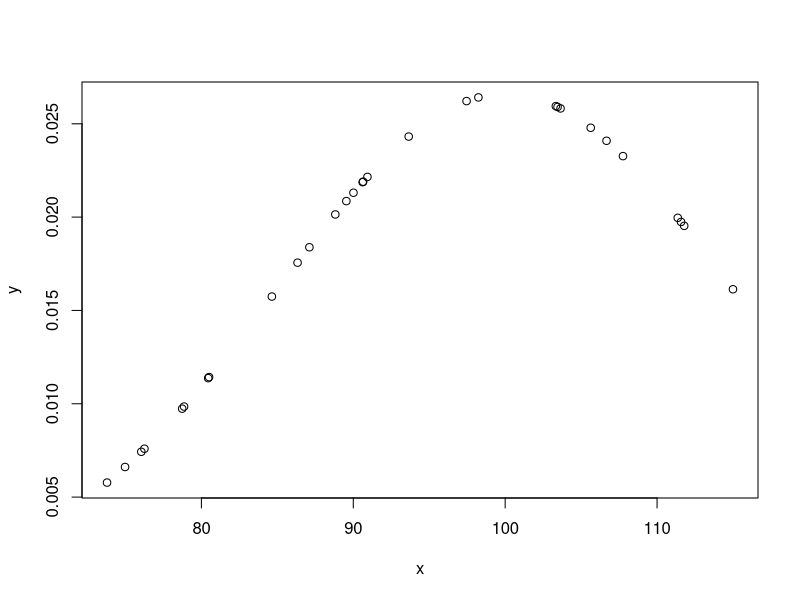

Write the R code that produced this figure.
## ---- chunk 1
X <- rnorm(100)
Y <- X + (rnorm(100)/2)
Z <- Y + (rnorm(100)/2)

#Solo nos permite correlación entre 2 varibles. 
# cor(X, Y, Z)

#Honestamente, es mejor trabajar con DF la mayor parte del tiempo. Ahorra tiempo y muchas veces 
# simplifica la vida. ¿Puede ser un poquito overkill? Si. Mejor que zozobre que no que zofalte.
df <- data.frame(X, Y, Z)

cor(df)
## ---- chunk 2
#Bolean
bol <-  c(TRUE, FALSE)

#Integer
int <- 1:3

#Double
dbl <- c(3.14, 2.71828, 6.022e23, 1.6618)

#Complex 
#A saber, hace falta indicar delante de 'i' una cifra para que sepa que es un número
# imaginario.
cplx <- c(1+1i, 0+1i, -2+3i, 7+5i, 11-13i)

#String
letr <- c("Esto", "es", "un", "texto", "breve", "en", "una variable de 7 elementos, ¡ja!")

#Como soy bastante perezoso comprobamos mediante un bucle for. Para ello, crearé una 
#lista con las variables y la recorreré con el bucle.
variables <- list(bol, int, dbl, cplx, letr)

# Usando str() directamente ya te indica el tipo, estrucutra y ¡hasta los primero elementos!,
# por lo que no lo voy a añadir al ejercicio. 
for (val in variables) { cat(paste(str(val), '\n' ))}

## ---- chunk 3
#Creamos una lista con bol, cplx y num. 
variables <- list(int, cplx, letr)
variables

df <- data.frame(bol, dbl)
df
## ---- chunk 4
#Vector atómico num
num <- 2:7
#Vector atómico char
letrs <- LETTERS[1:6]
#Lista
lst <- list(primero = 'uno', segundo = 'dos', tercero='Nada',
            cuarto= 'tres', quinto='membrillo', sexto='Mediana')
#DataFrames
df <- data.frame(num, letrs)
#Matricez
mtrx <- matrix(num, 2, 3)

#Tipo typeof(), clase class(), longitud length() y atributos attributes()
#Para ahorrar en codigo repetirmos la técnica del bucle.
#Creamos una lista que podamos recorrer con el bucle donde tambien asignamos
#nombres a las variables de ahí el 'num=num' el primer 'num' es el nombre, el
#segundo le asigna el 'contenido'.
variables <- list(num=num, letrs=letrs, lst=lst, df=df, mtrx=mtrx)

#Creamos el bucle.
for (var in variables){
  print(var)
  print(typeof(var))
  print(class(var))
  print(length(var))
  print(attributes(var))
  cat('\n')
  
}
## ---- chunk 5
names(num) <- LETTERS[1:6];num
#¿Porqué 6:11 y no 6:12? Por que el 6 inicial se incluye. 
names(letrs) <- 6:11;letrs 

#Ciudado, presta atención a los detalles. Estamos añadiendo nombres a las columnas del
# del df, ¡no valores!
names(df) <- c("Num", "letrs");str(df)

names(mtrx) <- LETTERS[1:6];mtrx
rm(lst)
lst <- list(num, letrs, df)
names(lst) <- c('num', 'letrs', 'df');lst

variables <- list(num=num, letrs=letrs, lst=lst, df=df, mtrx=mtrx)

#Luego consulta sus atributos y estructura… ¿otra vez? Lo suyo sería crear una funcóm o copiar el 
# codigo del ejercicio anterior ejemplo para hacela:
atrib <- function(variables){
  #Para ayudar a la legibilidad del output vamos a poner el nombre de la variable
  #al inicio. Para ello declaramos una variable n que actue de contador y recorra
  #la lista de nombres que devuelve la función names(), si de eso hablaba en el 
  #ejercicio anterior.
  n <- 1
  
  #En caso de duda '\n' es nueva linea o golpe de carro. '\' es un simbolo especial o de escape y le
  #indica a (en este caso) cat() que el siguiente caracter es especial.
  #Iniciamos el bucle
  for (var in variables){
    print(names(variables[n]))
    cat('\nEs de tipo: ',typeof(var))
    cat('\nEs de clase: ', class(var))
    cat('\nEs de longitud: ', length(var))
    #Por la estructura que tiene lo que nos devuelve la función attributes() usar
    # cat() no es una opción así que lo dejaremos así. Se puede ver que cat() y print
    # se comportan de forma distinta.
    cat('\nSus atributos son: \n')
    print(attributes(var))
    cat('\n')
  #Una vez terminado de implimir añadimos uno a n para que en la siguiente iteración
  #se imprima el nombre de la siguiente variable.
    n <- n+1
  }
}

#Para luego hacer la comprobación solo con esta linea de código.
atrib(variables)
## ---- chunk 6
mu <- 100
sigma <- 15
x <- rnorm(30, 100, 15)


y <- (1/(sigma*sqrt(2*pi)))*exp(-((x-mu)**2)/(2*sigma**2))

plot(x,y)
## ---- chunk 7
a1 <- c(1,2,3,4)
a3 <-  c(5,6,7)
#aviso, ya que los vectores son de distinta longitud por lo que para el último
# R usa el primero de la lista, vuelve a empezar.
a1+a3

#Aqui todo ok
m1 <- matrix(1:6, 2,3)

#aviso
#Peeero, aquí indicamos 5 valores en para una matriz 2x2, R pasa del último.
m2 <- matrix(4:8, 2,2)


#Tengo que comentar ambas lineas porque sino no compila Rmarkdown. 

#Error, no pudes sumar dos matricies 2x3 y 2x2
#m1+m2

#Error, la segunda matriz no está declarada, igual por un error al 
# escribir…
#m1 + m3
